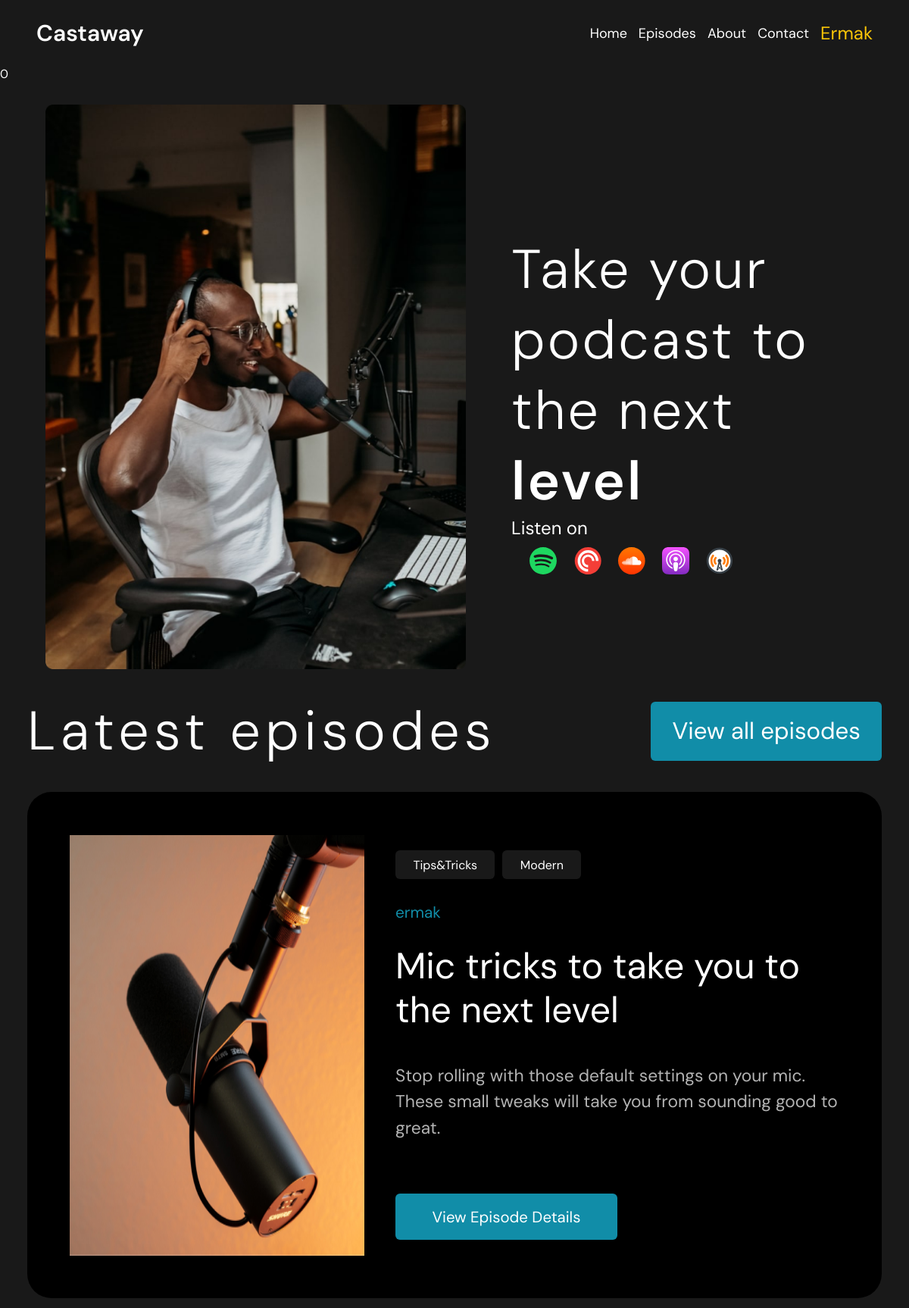
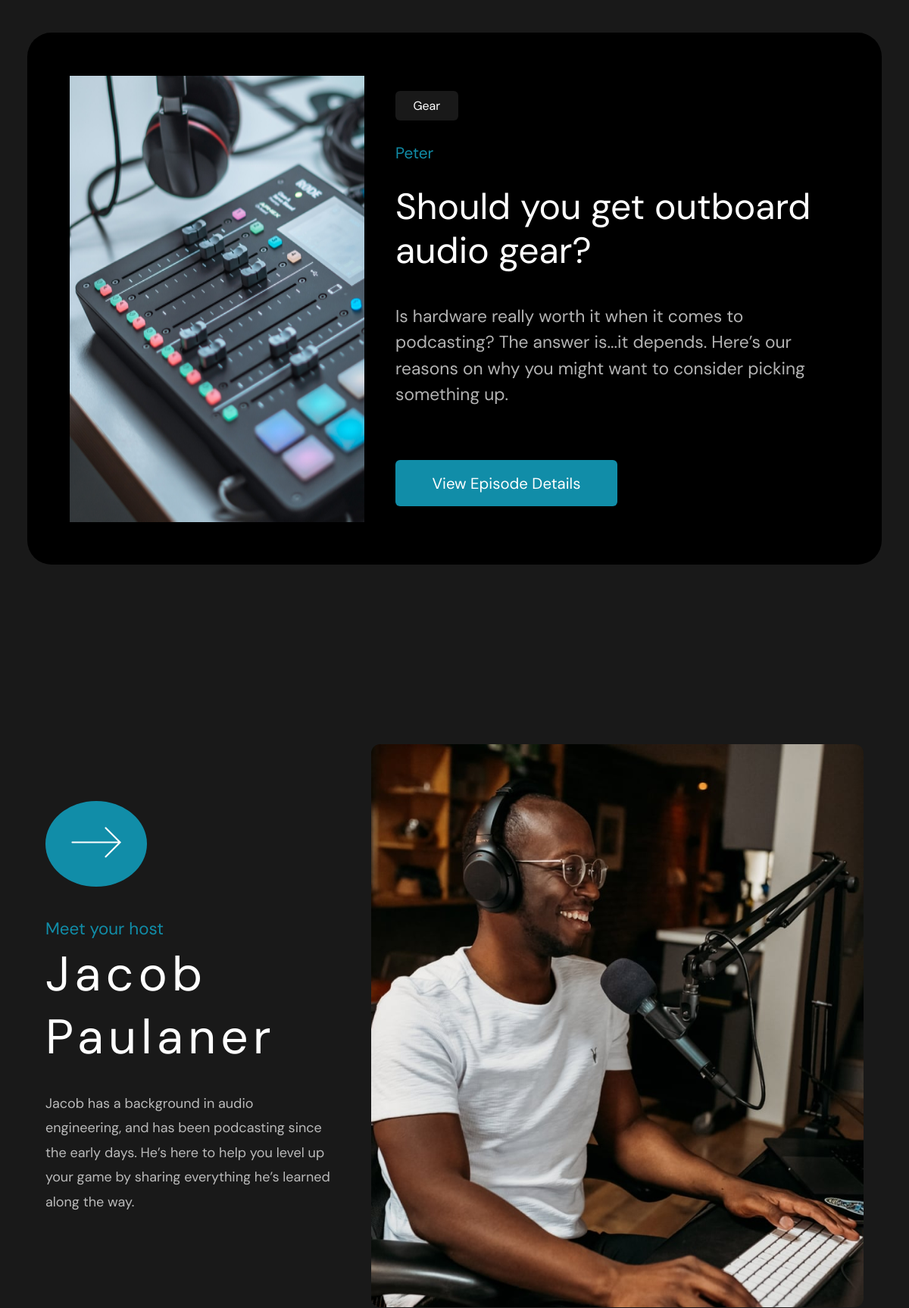
The app's page / (signed in, upper part) with its own data (2 pictures, top to bottom).
### home/models.py (models this page shows, shortened)
class Episodes(models.Model):
    title = models.CharField(max_length=255)
    slug = models.SlugField(max_length=100, unique=True)
    description = models.CharField(max_length=200)
    content = models.TextField()
    image = models.ImageField()
    tags = models.ManyToManyField('Tags', related_name='tags')
    time_create = models.DateTimeField(auto_now_add=True)
    time_update = models.DateTimeField(auto_now=True)
    author = models.ForeignKey(User, on_delete=models.PROTECT)
    def get_absolute_url(self):
        return reverse('episodes_detail', kwargs={"episode_id": self.pk})
    class Meta:
        verbose_name_plural = 'Episodes'

class Tags(models.Model):
    name = models.CharField(max_length=50)
    slug = models.SlugField(max_length=50, unique=True)
    def get_absolute_url(self):
        return reverse('show_tags', kwargs={"tag_slug": self.slug})
    class Meta:
        verbose_name_plural = 'Tags'

### home/views.py (the view)
# urls.py: path('', views.index, name='index'),
def index(request):
    num_visits = request.session.get('num_visits', 0)
    request.session['num_visits'] = num_visits + 1
    episodes = Episodes.objects.order_by('-time_create')[:3]
    return render(request, 'index.html', {'episodes': episodes, 'num_visits':num_visits})

### home/templates/index.html (shortened to what this page needs)
{% extends 'base.html' %}
{% load static %}
{% block content %}
<main>
    <p>{{ num_visits }}</p>
    <section class="section-1">
        <img class="man-in-headphones" src="{% static 'images\maninheadphones.png' %}" alt="Фото" align="left">
        <div class="section-1-text">
            <div class="section-1-title">
                <p>Take your
                    podcast to the
                    next <span>level</span></p>
            </div>
            <div class="music-apps">
                <p class="listen-on">Listen on</p>
                <div class="music-apps-icons">
                    <a href=""><img src="{% static 'icons\IMAGEspotify.svg' %}" alt=""></a>
                    <a href=""><img src="{% static 'icons\IMAGEred.svg' %}" alt=""></a>
                    <a href=""><img src="{% static 'icons\IMAGEcloud.svg' %}" alt=""></a>
                    <a href=""><img src="{% static 'icons\IMAGEpurple.svg' %}" alt=""></a>
                    <a href=""><img src="{% static 'icons\IMAGEradio.svg' %}" alt=""></a>
                </div>
            </div>
        </div>
    </section>
    <section class="section-2">
        <div class="episodes">
            <div class="episodes-header">
                <p>Latest episodes</p>
                <a href="{% url 'show_episodes' %}"><button type="button">View all episodes</button></a>
            </div>
            {% for ep in episodes %}
            <div class="episodes-content-card">
                <img src="{{ ep.image.url }}" alt="">
                <div class="episodes-content-card-description">
                    <div class="section-2-tags">
                        {% for tag in ep.tags.all %}
                        <a href="{{ tag.get_absolute_url }}">{{ tag.name }}</a>
                        {% endfor %}
                    </div>
                    <p><a class="ep-num" href="{% url 'index' %}">{{ ep.author }}</a></p>
                    <h1>{{ ep.title|capfirst }}</h1>
                    <p class="ep-content">{{ ep.description }}</p>
                    <a class="get-absolute-url" href="{{ ep.get_absolute_url }}"><button type="button">View Episode Details</button></a>
                </div>
            </div>
            {% endfor %}
        </div>
    </section>
    <section class="section-3">
        <div class="section-3-content">
            <button><img src="{% static 'icons\arrow.png' %}" alt=""></button>
            <p class="section-3-action">Meet your host</p>
            <p class="section-3-title">Jacob Paulaner</p>
            <p class="section-3-description">Jacob has a background in audio engineering, and has been podcasting since
                the early days. He’s here to help you level up your game by sharing everything he’s learned along the
                way.</p>
        </div>
        <img class="section-3-container-img" src="{% static 'images\IMAGEjacob.png' %}" alt="">
    </section>
</main>
{% endblock %}

### home/templates/base.html (shortened to what this page needs)
<!DOCTYPE html>
{% load static %}
<html lang="en">
<head>
    <link rel="stylesheet" href="{% static 'css/styles.css' %}">
</head>
<body>
<header>
    <div class="headline-menu">
        <a href="{% url 'index' %}" class="castaway">Castaway</a>
        <div class="links-to-main-pages">
            <a href="{% url 'index' %}">Home</a>
            <a href="{% url 'show_episodes' %}">Episodes</a>
            <a href="">About</a>
            <a href="">Contact</a>
            {% if request.user.is_authenticated %}
            <a class="profile-link user-profile-link" href="{% url 'profile' %}">{{ user.username|capfirst }}</a>
            {% else %}
            <a class="profile-link" href="{% url 'login' %}">Log in</a>
            {% endif %}
        </div>
    </div>
</header>
{% block content %}
{% endblock %}
</body>
</html>

### home/static/css/styles.css (style rules this page uses)
* { margin: 0; padding: 0; box-sizing: border-box; color: #fff; font-family: "DM Sans", serif; }
body { background-color: #191919; }
a { text-decoration: none; color: #fff; }
button { border: none; outline: none; align-self: center; padding: 1.5%; border-radius: 6px; display: inline-block; }
.headline-menu { padding: 2% 4%; display: flex; justify-content: space-between; align-content: center; }
.castaway { font-size: 30px; font-weight: 600; }
.links-to-main-pages { font-size: 1.5vw; display: flex; gap: 15px; justify-content: space-between; align-items: center; }
.links-to-main-pages a.profile-link { color: #fac507; }
.user-profile-link { font-size: 2vw; overflow: hidden; }
.section-1 { position: relative; display: inline-block; width: 100%; padding: 30px; padding-left: 5%; }
.man-in-headphones { width: 50%; max-width: 1000px height: auto; }
.section-1-text { position: absolute; top: 25%; display: inline-block; margin-left: 5%; margin-right: 3%; }
.section-1-title { font-weight: 300; letter-spacing: 0.2rem; font-size: 6vw; }
.section-1-text span { font-weight: 600; }
.listen-on { font-size: 2vw; }
.music-apps-icons { margin-top: 2%; margin-left: 5%; width: 55%; display: flex; justify-content: space-between; }
.music-apps-icons a { width: 3vw; }
.music-apps-icons img { width: inherit; }
.section-2 { padding: 0 3% 5% 3%; }
.episodes-header { display: flex; justify-content: space-between; font-weight: 300; letter-spacing: 0.4rem; font-size: 6vw; margin-bottom: 3%; }
.episodes-header a { width: 27%; display: flex; }
.episodes-header button { align-self: center; padding: 6% 1.5%; border-radius: 6px; display: inline-block; background-color: #118DA8; width: 100%; text-align: center; font-size: 2.6vw; }
.episodes-content-card { padding: 5%; display: flex; background-color: #000; border-radius: 32px; margin-bottom: 5%; }
.episodes-content-card img { margin-right: 4%; }
.episodes-content-card-description { padding: 2% 0; }
.episodes-content-card-description h1 { margin: 5% 0 7% 0; font-weight: 400; line-height: 1.2em; font-size: 4vw; }
.episodes-content-card-description a { display: inline-block; text-align: center; border-radius: 6px; }
.episodes-content-card-description button { border-radius: 6px; display: inline-block; background-color: #118DA8; width: 50%; text-align: center; font-size: 1.7vw; }
.ep-num { color: #118DA8; font-size: 1.3em; }
.ep-content { max-width: 100%; opacity: 70%; overflow: scroll; max-height: 40%; font-size: 1.9vw; margin-bottom: 12%; line-height: 1.5em; }
.get-absolute-url { width: 50%; }
.get-absolute-url button { padding: 6% 1.5%; width: 100%; }
.section-2-tags { display: flex; flex-wrap: wrap; align-content: ; gap: 10px; margin-bottom: 5%; }
.section-2-tags a { margin: 0; padding: 1.5% 4%; background-color: #191919; }
.section-3 { padding: 10% 5%; display: flex; }
.section-3-content { margin-top: 7%; }
.section-3-content button { display: inline-block; padding: 9%; background-color: #118DA8; border-radius: 50%; margin-bottom: 10%; }
.section-3-action { margin: 1% 0; color: #118DA8; font-size: 140%; }
.section-3-title { letter-spacing: 0.1em; font-size: 400%; margin-bottom: 8%; }
.section-3-container-img { width: 140%; margin-left: 5%; }
.section-3-description { font-size: 1.5vw; line-height: 1.8em; opacity: 70%; }

### records on screen
Episodes: image (picture), author "ermak", title "Mic tricks to take you to the next level", description "Stop rolling with those default settings on your mic. These small tweaks will take you from sounding good to great."
Tags: name "Tips&Tricks"
Tags: name "Modern"
Episodes: image (picture), author "Peter", title "Should you get outboard audio gear?", description "Is hardware really worth it when it comes to podcasting? The answer is...it depends. Here’s our reasons on why you might want to consider picking something up."
Tags: name "Gear"

### other values on screen
{{ user.username|capfirst }} "Ermak"
{{ num_visits }} "0"
